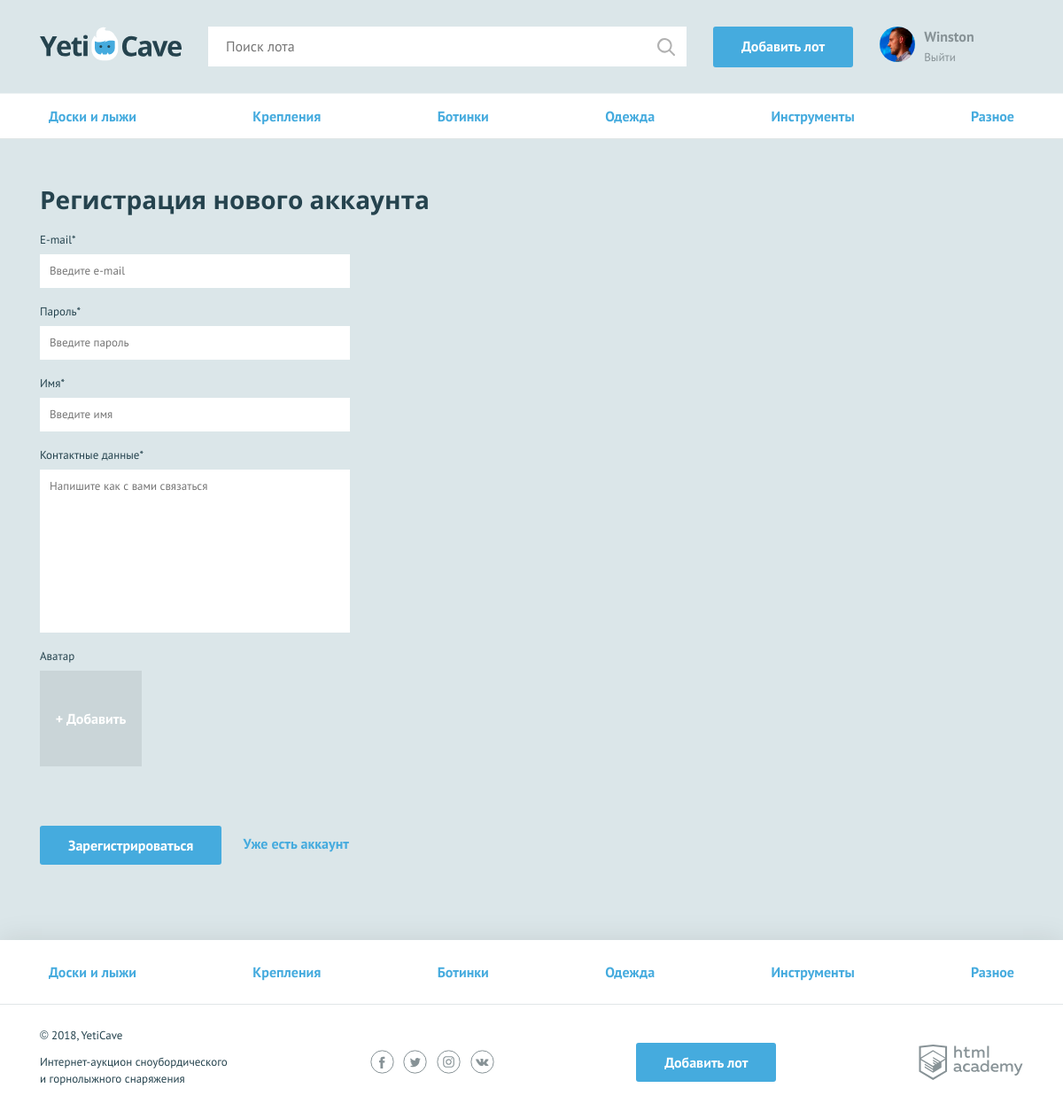
Screenshot of /sign_up.php (signed in) with the database file from the repository.
### tables this page shows
CREATE TABLE categories (
	id INTEGER AUTO_INCREMENT PRIMARY KEY,
	name_ru VARCHAR(30) UNIQUE,
	name_en VARCHAR(30) UNIQUE 
);

### functions.php (called while the page is built, shortened)
<?php
function include_template($name, $data) {
    $name = 'templates/' . $name;
    extract($data);
    require $name;
    $result = ob_get_clean();
    return $result;
}

### templates/sign_up_tmplt.php (the view, shortened to what this page needs)
<nav class="nav">
  <ul class="nav__list container">
    <?php foreach($categories as $cat): ?>
      <li class="nav__item">
        <a href="all-lots.html"><?= $cat['name_ru']; ?></a>
      </li>
    <?php endforeach; ?>
  </ul>
</nav>
<?php $classname = isset($errors) ? 'form--invalid' : ''; ?>
<form class="form container <?= $classname; ?>" action="sign_up.php" method="post" enctype="multipart/form-data">
  <h2>Регистрация нового аккаунта</h2>
  <?php $classname = isset($errors['email']) ? 'form__item--invalid' : ''; ?>
  <div class="form__item <?= $classname; ?>">
    <label for="email">E-mail*</label>
    <input id="email" type="text" name="email" placeholder="Введите e-mail" value="<?= $values['email'] ?? ''; ?>" <?= $required; ?>>
  </div>
  <?php $classname = isset($errors['password']) ? 'form__item--invalid' : ''; ?>
  <div class="form__item <?= $classname; ?>">
    <label for="password">Пароль*</label>
    <input id="password" type="password" name="password" placeholder="Введите пароль" <?= $required; ?>>
  </div>
  <?php $classname = isset($errors['name']) ? 'form__item--invalid' : ''; ?>
  <div class="form__item <?= $classname; ?>">
    <label for="name">Имя*</label>
    <input id="name" type="text" name="name" placeholder="Введите имя" <?= $required; ?> value="<?= $values['name'] ?? ''; ?>">
  </div>
  <?php $classname = isset($errors['message']) ? 'form__item--invalid' : ''; ?>
  <div class="form__item <?= $classname; ?>">
    <label for="message">Контактные данные*</label>
    <textarea id="message" name="message" placeholder="Напишите как с вами связаться" <?= $required; ?>><?= $values['message'] ?? ''; ?></textarea>
  </div>
  <div class="form__item form__item--file form__item--last">
    <label>Аватар</label>
    <div class="form__input-file">
      <label for="photo2">
        <span>+ Добавить</span>
      </label>
    </div>
  </div>
  <button type="submit" class="button">Зарегистрироваться</button>
  <a class="text-link" href="sign_in.php">Уже есть аккаунт</a>
</form>

### templates/layout.php (shortened to what this page needs)
<!DOCTYPE html>
<html lang="ru">
<head>
    <link href="css/normalize.min.css" rel="stylesheet">
    <link href="css/style.css" rel="stylesheet">
</head>
<body>
<div class="page-wrapper">
<header class="main-header">
    <div class="main-header__container container">
        <a class="main-header__logo" href="index.php">
            <img src="img/logo.svg" width="160" height="39" alt="Логотип компании YetiCave">
        </a>
        <form class="main-header__search" method="get" action="https://echo.htmlacademy.ru">
            <input type="search" name="search" placeholder="Поиск лота">
            <input class="main-header__search-btn" type="submit" name="find" value="Найти">
        </form>
        <a class="main-header__add-lot button" href="add.php">Добавить лот</a>
        <nav class="user-menu">
            <?php if (isset($_SESSION['user'])):?>
                <div class="user-menu__image">
                    <img src="<?= $_SESSION['user']['avatar_ref']; ?>" width="40" height="40" alt="Пользователь">
                </div>
                <div class="user-menu__logged">
                    <p><?= $_SESSION['user']['name']; ?></p>
                    <a href="logout.php">Выйти</a>
                </div>
            <?php endif; ?>
        </nav>
    </div>
</header>
<main class="<?= $main_container; ?>">
    <?= $page_content; ?>
</main>
</div>
<footer class="main-footer">
    <nav class="nav">
        <ul class="nav__list container">
            <?php foreach($categories as $value): ?>
                <li class="nav__item">
                    <a href="pages/all-lots.html"><?= $value['name_ru'] ?></a>
                </li>
            <?php endforeach; ?>
        </ul>
    </nav>
    <div class="main-footer__bottom container">
        <div class="main-footer__copyright">
            <p>© 2018, YetiCave</p>
            <p>Интернет-аукцион сноубордического и горнолыжного снаряжения</p>
        </div>
        <div class="main-footer__social social">
            <a class="social__link social__link--facebook" href="#">
            </a>
            <a class="social__link social__link--twitter" href="#">
            </a>
            <a class="social__link social__link--instagram" href="#">
            </a>
            <a class="social__link social__link--vkontakte" href="#">
            </a>
        </div>
        <a class="main-footer__add-lot button" href="add.php">Добавить лот</a>
        <div class="main-footer__developed-by">
            <a class="logo-academy" href="https://htmlacademy.ru/intensive/php">
            </a>
        </div>
    </div>
</footer>
</body>
</html>

### sign_up.php (shortened to what this page needs)
<?php
$title = 'Регистрация';
require_once('functions.php');
require_once('init.php');
if(!$res = mysqli_query($link, 'SELECT * FROM categories')) {
	exit(show_error());
} else {
	$categories = mysqli_fetch_all($res, MYSQLI_ASSOC);
}
$required_attr = '';
$tpl_data = ['categories' => $categories, 'required' => $required_attr];
$page_content = include_template('sign_up_tmplt.php', $tpl_data);
$layout_content = include_template('layout.php', [
	'categories' => $categories,
	'page_content' => $page_content,
	'title' => $title,
	'main_container' => ''
]);
print($layout_content);

### css/style.css (style rules this page uses)
html, body { height: 100%; }
.page-wrapper { display: flex; flex-direction: column; min-height: 100%; margin-bottom: -202px; }
.page-wrapper::after { content: ""; display: block; }
.page-wrapper::after { height: 85px; }
main { margin-bottom: 202px; }
body { min-width: 1140px; background-color: #dbe6e9; font-family: "PT Sans", sans-serif; font-weight: 400; font-size: 16px; line-height: 26px; color: #25434e; }
a { text-decoration: none; }
h2 { margin: 0; font-family: "Open Sans", sans-serif; font-size: 28px; line-height: 35px; font-weight: 700; }
.text-link { font-weight: 700; color: #45abde; }
.container { width: 1110px; margin: 0 auto; padding: 0 15px; }
.button { display: block; padding: 9px 32px; background-color: #45abde; color: #ffffff; text-align: center; font-weight: 700; border: none; border-radius: 3px; }
.main-header { padding: 30px 0 29px; border-bottom: 1px solid rgba(255, 255, 255, 0.5); }
.main-header__container { display: -webkit-flex; display: -ms-flexbox; display: flex; -webkit-justify-content: flex-start; -ms-flex-pack: start; justify-content: flex-start; }
.main-header__logo { display: block; margin-right: 30px; }
.main-header__search { position: relative; width: 540px; margin-right: 30px; }
.main-header__search input[type="search"] { width: 100%; padding: 8px 19px 9px 19px; border: 1px solid #ffffff; }
.main-header__search-btn { content: ""; position: absolute; top: 3px; right: 3px; width: 20px; height: 20px; padding: 20px; background: url("../img/search.svg") center no-repeat; opacity: 0.3; border: 0; font-size: 0; }
.main-header__add-lot { max-width: 160px; margin-right: 30px; }
.user-menu { display: -webkit-flex; display: -ms-flexbox; display: flex; }
.user-menu__image { width: 40px; height: 40px; margin-right: 10px; border-radius: 50%; overflow: hidden; }
.user-menu__image img { width: 100%; height: 100%; }
.user-menu__logged { color: #879296; line-height: 22px; }
.user-menu__logged p { font-weight: 700; margin: 0; }
.user-menu__logged a { color: #879296; font-size: 13px; font-weight: 400; }
.main-footer { background-color: #ffffff; box-shadow: 0 0 30px 0 rgba(0, 0, 0, 0.1); }
.main-footer__bottom { display: -webkit-flex; display: -ms-flexbox; display: flex; -webkit-justify-content: space-between; -ms-flex-pack: justify; justify-content: space-between; -webkit-align-items: center; -ms-flex-align: center; align-items: center; padding: 25px 0; }
.main-footer__copyright { max-width: 212px; }
.main-footer__copyright p { margin: 0; margin-bottom: 11px; font-size: 13px; line-height: 19px; }
.main-footer__social { width: 140px; }
.social { display: -webkit-flex; display: -ms-flexbox; display: flex; -webkit-justify-content: space-between; -ms-flex-pack: justify; justify-content: space-between; -webkit-flex-wrap: wrap; -ms-flex-wrap: wrap; flex-wrap: wrap; }
.social__link { width: 27px; height: 27px; }
.logo-academy { display: block; width: 118px; height: 40px; }
.nav { background-color: #ffffff; border-bottom: 1px solid #e1e6e7; }
.nav__list { display: -webkit-flex; display: -ms-flexbox; display: flex; -webkit-justify-content: space-between; -ms-flex-pack: justify; justify-content: space-between; -webkit-flex-wrap: wrap; -ms-flex-wrap: wrap; flex-wrap: wrap; list-style: none; }
.nav__item a { position: relative; display: block; padding: 12px 10px; font-weight: 700; color: #45abde; }
.nav__item a::before { content: ""; display: none; position: absolute; bottom: 0; width: calc(100% - 20px); height: 3px; background-color: #e2e5e6; }
.main-footer .nav__item a { padding: 23px 10px; }
.form { padding-top: 51px; }
.form h2 { padding-bottom: 15px; }
.form__item { width: 350px; margin: 0; margin-bottom: 14px; font-size: 13px; }
.form__item label { display: block; margin-bottom: 3px; }
.form__item input, .form__item textarea { display: block; width: 100%; padding: 5px 10px; border: 1px solid #ffffff; box-sizing: border-box; }
.form__item textarea { min-height: 184px; resize: none; }
.form__item--last { margin-bottom: 65px; }
.form .button { display: inline-block; vertical-align: middle; margin-right: 20px; }
.form__input-file { position: relative; width: 115px; height: 110px; }
.form__item--file label span { display: block; background-color: #cad5d8; color: #ffffff; font-size: 16px; text-align: center; font-weight: 700; padding: 40px 0; box-sizing: border-box; border: 1px solid #cad5d8; cursor: pointer; }

### rows the page displays
categories: name_ru "Доски и лыжи"
categories: name_ru "Крепления"
categories: name_ru "Ботинки"
categories: name_ru "Одежда"
categories: name_ru "Инструменты"
categories: name_ru "Разное"

### other values shown
$_SESSION['user']['name'] "Winston"
